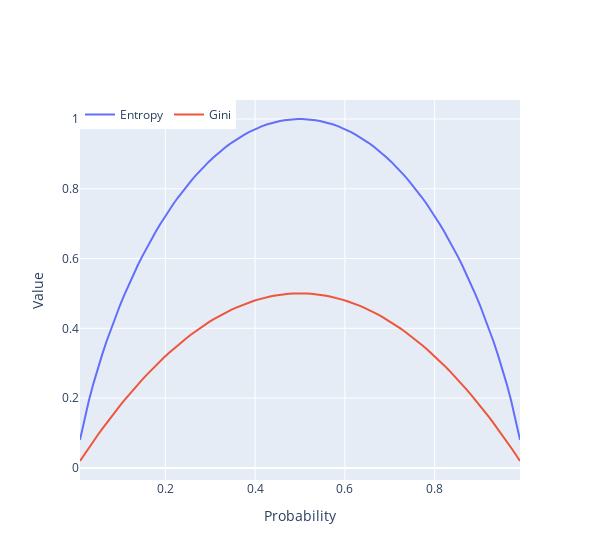

Write notebook code for a chart like this one.
### Markdown cell above
**Comparing Entropy and Gini**

If $K=2$, then probabilites are equal to $p$ and $1-p$ for some $p \in [0, 1]$. For this particular case the comparison of entropy and Gini measures is shown on the next picture.

### Code cell
import plotly.graph_objects as go
import numpy as np

# Функция для расчета энтропии
def entropy(p):
    return - p * np.log2(p) - (1 - p) * np.log2(1 - p)

# Функция для расчета индекса Gini
def gini(p):
    return 2 * p * (1 - p)

# Вероятности от 0 до 1
probabilities = np.linspace(0.01, 0.99, 100)

# Рассчитываем значения энтропии и индекса Gini для каждой вероятности
entropies = [entropy(p) for p in probabilities]
gini_values = [gini(p) for p in probabilities]

# Создаем график
fig = go.Figure()

# Добавляем кривые для энтропии и индекса Gini
fig.add_trace(go.Scatter(x=probabilities, y=entropies, mode='lines', name='Entropy'))
fig.add_trace(go.Scatter(x=probabilities, y=gini_values, mode='lines', name='Gini'))

# Настройка макета с ограничением ширины
fig.update_layout(
    # title='Entropy and Gini Index Curves',
    xaxis_title='Probability',
    yaxis_title='Value',
    legend=dict(x=0, y=1, traceorder='normal', orientation='h'),
    width=600  # Задайте желаемую ширину
)

# Отображение графика
fig.show()
